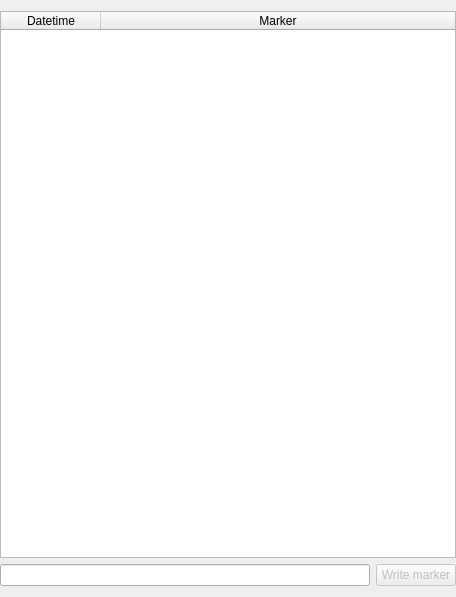
           <widget class="QWidget" name="page_11">
            <property name="geometry">
             <rect>
              <x>0</x>
              <y>0</y>
              <width>456</width>
              <height>597</height>
             </rect>
            </property>
            <attribute name="label">
             <string>Markers</string>
            </attribute>
            <layout class="QGridLayout" name="gridLayout_42">
             <property name="leftMargin">
              <number>0</number>
             </property>
             <property name="rightMargin">
              <number>0</number>
             </property>
             <item row="0" column="0">
              <widget class="QTableWidget" name="tableWidget_markers">
               <attribute name="horizontalHeaderStretchLastSection">
                <bool>true</bool>
               </attribute>
               <attribute name="verticalHeaderVisible">
                <bool>false</bool>
               </attribute>
               <column>
                <property name="text">
                 <string>Datetime</string>
                </property>
               </column>
               <column>
                <property name="text">
                 <string>Marker</string>
                </property>
               </column>
              </widget>
             </item>
             <item row="1" column="0">
              <layout class="QHBoxLayout" name="horizontalLayout_22">
               <item>
                <widget class="QLineEdit" name="lineEdit_marker"/>
               </item>
               <item>
                <widget class="QPushButton" name="pushButton_save_marker">
                 <property name="enabled">
                  <bool>false</bool>
                 </property>
                 <property name="text">
                  <string>Write marker</string>
                 </property>
                </widget>
               </item>
              </layout>
             </item>
            </layout>
           </widget>
